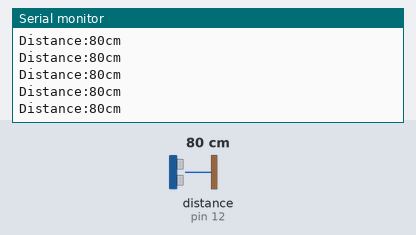
Bench run of a sketch on a simulated Arduino Uno, built with avr-gcc and run on an emulated ATmega328P. Shown: the last lines printed to the serial monitor. Wiring (inferred from the names in the program): ultrasonic range finder: trigger pin 13; echo pin 12. The inputs (shaded band) are chosen by the test bench; at power-on: distance to the obstacle (sensor on pin 12) 80 cm. The echo pulse lasts 58.3 µs per cm.

Above: at 1.2 s.
1.3 s: distance to the obstacle (sensor on pin 12) set to 2 cm
At 1.9 s:
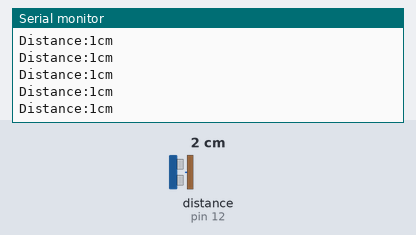
4.3 s: distance to the obstacle (sensor on pin 12) set to 18 cm
At 4.9 s:
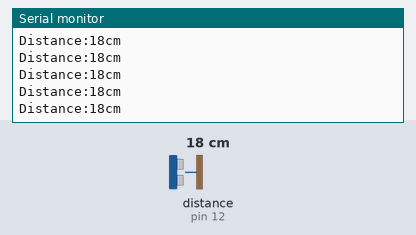
7.3 s: distance to the obstacle (sensor on pin 12) set to 4 cm
At 8.3 s:
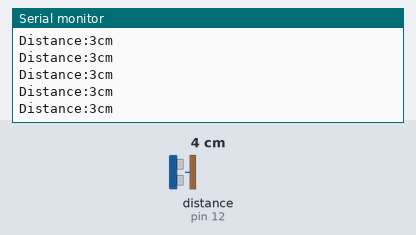
10.3 s: distance to the obstacle (sensor on pin 12) set to 299 cm
At 10.8 s:
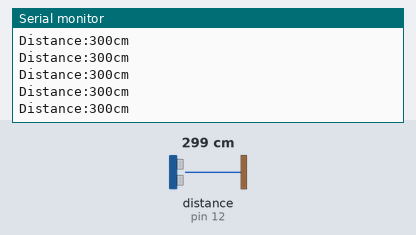
13.3 s: distance to the obstacle (sensor on pin 12) set to 9 cm
At 13.8 s:
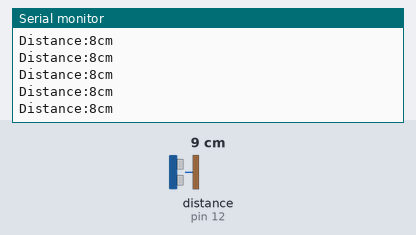
16.3 s: distance to the obstacle (sensor on pin 12) set to 35 cm
At 17.2 s:
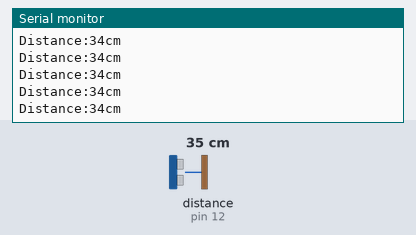
Timing chart, 0 to 19.3 s (numbered marks = the images above; inputs shaded):
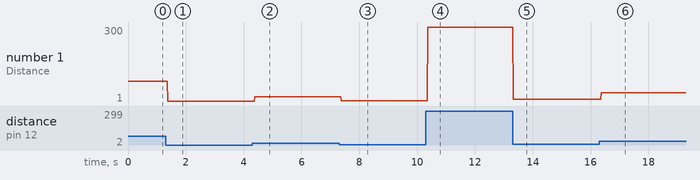

Measured:
- after the input at 1.3 s, the serial monitor: prints a new line after 0.08 s (image 1)
- after the input at 4.3 s, the serial monitor: prints a new line after 0.08 s (image 2)
- after the input at 7.3 s, the serial monitor: prints a new line after 0.07 s (image 3)
- after the input at 10.3 s, the serial monitor: prints a new line after 0.07 s (image 4)
- after the input at 13.3 s, the serial monitor: prints a new line at once (image 5)
- after the input at 16.3 s, the serial monitor: prints a new line after 0.07 s (image 6)
- plotted number 1: 80 → 1 after the input at 1.3 s, 1 → 18 after the input at 4.3 s, 18 → 3 after the input at 7.3 s, 3 → 300 after the input at 10.3 s, 300 → 8 after the input at 13.3 s

The sketch:

distance_ultrasonic.ino
```cpp
int Echo = 12;
int Trig = 13;

int Distance = 0;

void setup()
{
  Serial.begin(9600);     // 初始化串口
  //初始化超声波引脚
  pinMode(Echo, INPUT);    // 定义超声波输入脚
  pinMode(Trig, OUTPUT);   // 定义超声波输出脚
}


void Distance_test()   // 量出前方距离
{
  digitalWrite(Trig, LOW);   // 给触发脚低电平2μs
  delayMicroseconds(2);
  digitalWrite(Trig, HIGH);  // 给触发脚高电平10μs，这里至少是10μs
  delayMicroseconds(15);
  digitalWrite(Trig, LOW);    // 持续给触发脚低电
  float Fdistance = pulseIn(Echo, HIGH);  // 读取高电平时间(单位：微秒)
  Fdistance= Fdistance/58;       //为什么除以58等于厘米，  Y米=（X秒*344）/2
  // X秒=（ 2*Y米）/344 ==》X秒=0.0058*Y米 ==》厘米=微秒/58
  Distance = Fdistance;
}

void loop()
{
  Distance_test();
    Serial.print("Distance:");      //输出距离（单位：厘米）
    Serial.print(Distance);         //显示距离
    Serial.println("cm");        //显示
}
```
